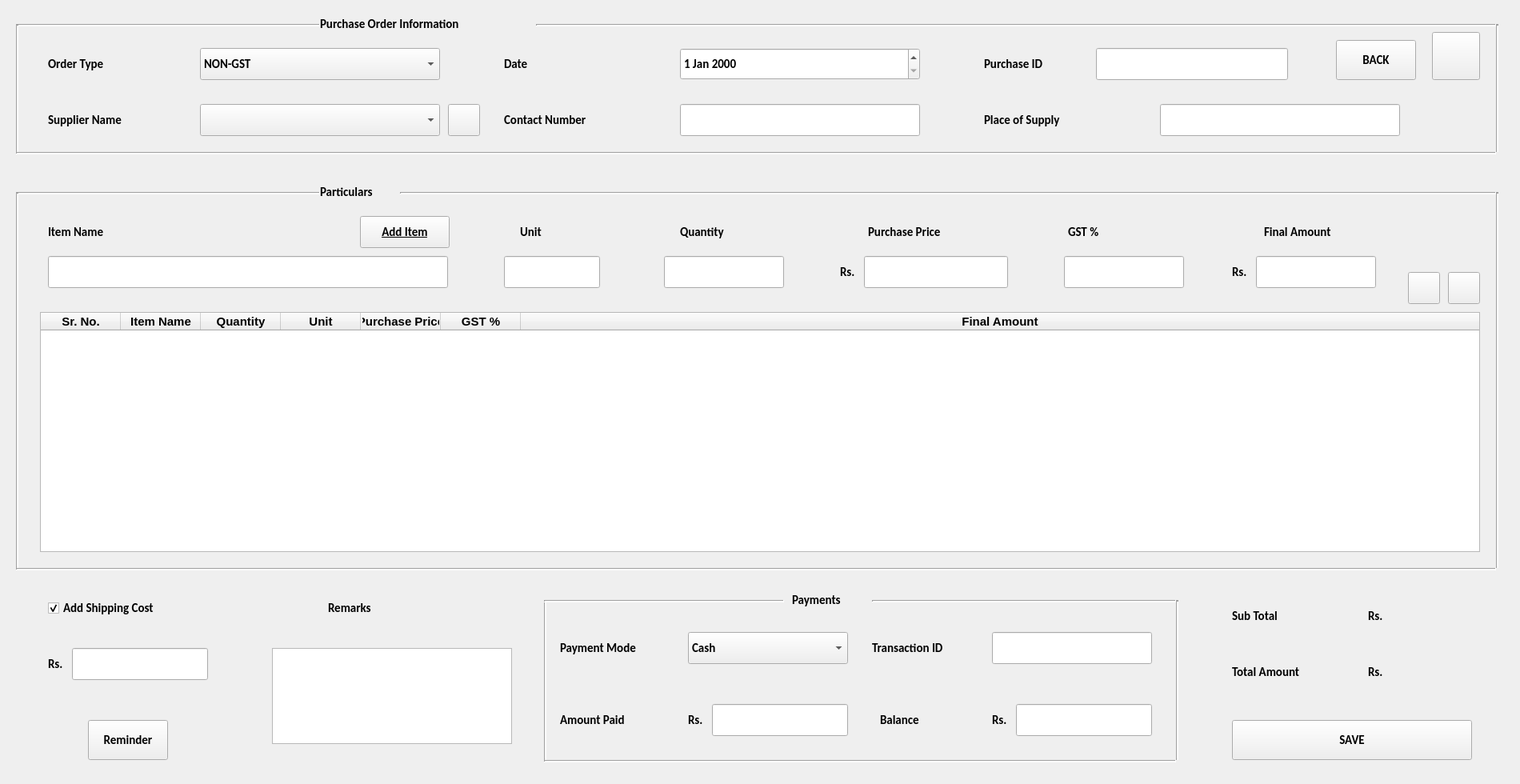
<?xml version="1.0" encoding="UTF-8"?>
<ui version="4.0">
 <class>Form</class>
 <widget class="QWidget" name="Form">
  <property name="geometry">
   <rect>
    <x>0</x>
    <y>0</y>
    <width>1900</width>
    <height>980</height>
   </rect>
  </property>
  <property name="sizePolicy">
   <sizepolicy hsizetype="Preferred" vsizetype="Preferred">
    <horstretch>0</horstretch>
    <verstretch>0</verstretch>
   </sizepolicy>
  </property>
  <property name="font">
   <font>
    <family>Calibri</family>
    <pointsize>11</pointsize>
    <weight>75</weight>
    <bold>true</bold>
   </font>
  </property>
  <property name="windowTitle">
   <string>New Purchases</string>
  </property>
  <widget class="QPushButton" name="homeButton">
   <property name="geometry">
    <rect>
     <x>1790</x>
     <y>40</y>
     <width>60</width>
     <height>60</height>
    </rect>
   </property>
   <property name="font">
    <font>
     <family>News706 BT</family>
     <pointsize>12</pointsize>
     <weight>75</weight>
     <bold>true</bold>
    </font>
   </property>
   <property name="text">
    <string/>
   </property>
   <property name="icon">
    <iconset>
     <normaloff>../Images/20.png</normaloff>../Images/20.png</iconset>
   </property>
   <property name="iconSize">
    <size>
     <width>80</width>
     <height>80</height>
    </size>
   </property>
  </widget>
  <widget class="QLabel" name="label">
   <property name="geometry">
    <rect>
     <x>400</x>
     <y>10</y>
     <width>300</width>
     <height>40</height>
    </rect>
   </property>
   <property name="text">
    <string>Purchase Order Information</string>
   </property>
  </widget>
  <widget class="QLabel" name="label_3">
   <property name="geometry">
    <rect>
     <x>400</x>
     <y>220</y>
     <width>100</width>
     <height>40</height>
    </rect>
   </property>
   <property name="text">
    <string>Particulars</string>
   </property>
  </widget>
  <widget class="QLabel" name="label_4">
   <property name="geometry">
    <rect>
     <x>60</x>
     <y>60</y>
     <width>150</width>
     <height>40</height>
    </rect>
   </property>
   <property name="text">
    <string>Order Type</string>
   </property>
  </widget>
  <widget class="QLabel" name="label_5">
   <property name="geometry">
    <rect>
     <x>60</x>
     <y>130</y>
     <width>150</width>
     <height>40</height>
    </rect>
   </property>
   <property name="text">
    <string>Supplier Name</string>
   </property>
  </widget>
  <widget class="QLabel" name="label_6">
   <property name="geometry">
    <rect>
     <x>630</x>
     <y>130</y>
     <width>200</width>
     <height>40</height>
    </rect>
   </property>
   <property name="text">
    <string>Contact Number</string>
   </property>
  </widget>
  <widget class="QLabel" name="label_7">
   <property name="geometry">
    <rect>
     <x>60</x>
     <y>270</y>
     <width>200</width>
     <height>40</height>
    </rect>
   </property>
   <property name="text">
    <string>Item Name</string>
   </property>
  </widget>
  <widget class="QDateEdit" name="dateEdit">
   <property name="geometry">
    <rect>
     <x>850</x>
     <y>60</y>
     <width>300</width>
     <height>40</height>
    </rect>
   </property>
  </widget>
  <widget class="QLabel" name="label_8">
   <property name="geometry">
    <rect>
     <x>630</x>
     <y>60</y>
     <width>200</width>
     <height>40</height>
    </rect>
   </property>
   <property name="text">
    <string>Date</string>
   </property>
  </widget>
  <widget class="QLabel" name="label_9">
   <property name="geometry">
    <rect>
     <x>1230</x>
     <y>130</y>
     <width>200</width>
     <height>40</height>
    </rect>
   </property>
   <property name="text">
    <string>Place of Supply</string>
   </property>
  </widget>
  <widget class="QLabel" name="label_10">
   <property name="geometry">
    <rect>
     <x>650</x>
     <y>270</y>
     <width>100</width>
     <height>40</height>
    </rect>
   </property>
   <property name="text">
    <string>Unit</string>
   </property>
  </widget>
  <widget class="QLabel" name="label_11">
   <property name="geometry">
    <rect>
     <x>850</x>
     <y>270</y>
     <width>100</width>
     <height>40</height>
    </rect>
   </property>
   <property name="text">
    <string>Quantity</string>
   </property>
  </widget>
  <widget class="QLabel" name="label_12">
   <property name="geometry">
    <rect>
     <x>1085</x>
     <y>270</y>
     <width>150</width>
     <height>40</height>
    </rect>
   </property>
   <property name="text">
    <string>Purchase Price</string>
   </property>
  </widget>
  <widget class="QLabel" name="label_13">
   <property name="geometry">
    <rect>
     <x>1335</x>
     <y>270</y>
     <width>100</width>
     <height>40</height>
    </rect>
   </property>
   <property name="text">
    <string>GST %</string>
   </property>
  </widget>
  <widget class="QLabel" name="label_14">
   <property name="geometry">
    <rect>
     <x>1580</x>
     <y>270</y>
     <width>100</width>
     <height>40</height>
    </rect>
   </property>
   <property name="text">
    <string>Final Amount</string>
   </property>
  </widget>
  <widget class="QCheckBox" name="shipping_CheckBox">
   <property name="geometry">
    <rect>
     <x>60</x>
     <y>740</y>
     <width>250</width>
     <height>40</height>
    </rect>
   </property>
   <property name="text">
    <string>Add Shipping Cost</string>
   </property>
   <property name="checked">
    <bool>true</bool>
   </property>
   <property name="tristate">
    <bool>false</bool>
   </property>
  </widget>
  <widget class="QLabel" name="label_15">
   <property name="geometry">
    <rect>
     <x>700</x>
     <y>790</y>
     <width>150</width>
     <height>40</height>
    </rect>
   </property>
   <property name="text">
    <string>Payment Mode</string>
   </property>
  </widget>
  <widget class="QLabel" name="label_16">
   <property name="geometry">
    <rect>
     <x>1090</x>
     <y>790</y>
     <width>150</width>
     <height>40</height>
    </rect>
   </property>
   <property name="text">
    <string>Transaction ID</string>
   </property>
  </widget>
  <widget class="QLabel" name="label_17">
   <property name="geometry">
    <rect>
     <x>700</x>
     <y>880</y>
     <width>150</width>
     <height>40</height>
    </rect>
   </property>
   <property name="text">
    <string>Amount Paid</string>
   </property>
  </widget>
  <widget class="QLabel" name="label_18">
   <property name="geometry">
    <rect>
     <x>1100</x>
     <y>880</y>
     <width>150</width>
     <height>40</height>
    </rect>
   </property>
   <property name="text">
    <string>Balance</string>
   </property>
  </widget>
  <widget class="QLabel" name="label_19">
   <property name="geometry">
    <rect>
     <x>1540</x>
     <y>750</y>
     <width>100</width>
     <height>40</height>
    </rect>
   </property>
   <property name="text">
    <string>Sub Total</string>
   </property>
  </widget>
  <widget class="QLabel" name="label_20">
   <property name="geometry">
    <rect>
     <x>1540</x>
     <y>820</y>
     <width>130</width>
     <height>40</height>
    </rect>
   </property>
   <property name="text">
    <string>Total Amount</string>
   </property>
  </widget>
  <widget class="QLabel" name="label_21">
   <property name="geometry">
    <rect>
     <x>990</x>
     <y>730</y>
     <width>100</width>
     <height>40</height>
    </rect>
   </property>
   <property name="text">
    <string>Payments</string>
   </property>
  </widget>
  <widget class="Line" name="line">
   <property name="geometry">
    <rect>
     <x>20</x>
     <y>30</y>
     <width>380</width>
     <height>3</height>
    </rect>
   </property>
   <property name="lineWidth">
    <number>2</number>
   </property>
   <property name="orientation">
    <enum>Qt::Horizontal</enum>
   </property>
  </widget>
  <widget class="Line" name="line_2">
   <property name="geometry">
    <rect>
     <x>20</x>
     <y>30</y>
     <width>3</width>
     <height>160</height>
    </rect>
   </property>
   <property name="lineWidth">
    <number>2</number>
   </property>
   <property name="orientation">
    <enum>Qt::Vertical</enum>
   </property>
  </widget>
  <widget class="Line" name="line_3">
   <property name="geometry">
    <rect>
     <x>670</x>
     <y>30</y>
     <width>1200</width>
     <height>3</height>
    </rect>
   </property>
   <property name="font">
    <font>
     <pointsize>11</pointsize>
    </font>
   </property>
   <property name="lineWidth">
    <number>2</number>
   </property>
   <property name="orientation">
    <enum>Qt::Horizontal</enum>
   </property>
  </widget>
  <widget class="Line" name="line_4">
   <property name="geometry">
    <rect>
     <x>1870</x>
     <y>30</y>
     <width>3</width>
     <height>160</height>
    </rect>
   </property>
   <property name="lineWidth">
    <number>2</number>
   </property>
   <property name="orientation">
    <enum>Qt::Vertical</enum>
   </property>
  </widget>
  <widget class="QComboBox" name="orderType_CB">
   <property name="geometry">
    <rect>
     <x>250</x>
     <y>60</y>
     <width>300</width>
     <height>40</height>
    </rect>
   </property>
   <item>
    <property name="text">
     <string>NON-GST</string>
    </property>
   </item>
   <item>
    <property name="text">
     <string>GST</string>
    </property>
   </item>
  </widget>
  <widget class="QComboBox" name="supplier_CB">
   <property name="geometry">
    <rect>
     <x>250</x>
     <y>130</y>
     <width>300</width>
     <height>40</height>
    </rect>
   </property>
  </widget>
  <widget class="Line" name="line_5">
   <property name="geometry">
    <rect>
     <x>20</x>
     <y>190</y>
     <width>1850</width>
     <height>3</height>
    </rect>
   </property>
   <property name="font">
    <font>
     <pointsize>11</pointsize>
    </font>
   </property>
   <property name="lineWidth">
    <number>2</number>
   </property>
   <property name="orientation">
    <enum>Qt::Horizontal</enum>
   </property>
  </widget>
  <widget class="QLineEdit" name="contact_Edit">
   <property name="geometry">
    <rect>
     <x>850</x>
     <y>130</y>
     <width>300</width>
     <height>40</height>
    </rect>
   </property>
  </widget>
  <widget class="QLineEdit" name="place_Edit">
   <property name="geometry">
    <rect>
     <x>1450</x>
     <y>130</y>
     <width>300</width>
     <height>40</height>
    </rect>
   </property>
  </widget>
  <widget class="Line" name="line_6">
   <property name="geometry">
    <rect>
     <x>20</x>
     <y>240</y>
     <width>380</width>
     <height>3</height>
    </rect>
   </property>
   <property name="lineWidth">
    <number>2</number>
   </property>
   <property name="orientation">
    <enum>Qt::Horizontal</enum>
   </property>
  </widget>
  <widget class="Line" name="line_7">
   <property name="geometry">
    <rect>
     <x>20</x>
     <y>240</y>
     <width>3</width>
     <height>470</height>
    </rect>
   </property>
   <property name="lineWidth">
    <number>2</number>
   </property>
   <property name="orientation">
    <enum>Qt::Vertical</enum>
   </property>
  </widget>
  <widget class="Line" name="line_8">
   <property name="geometry">
    <rect>
     <x>500</x>
     <y>240</y>
     <width>1370</width>
     <height>3</height>
    </rect>
   </property>
   <property name="font">
    <font>
     <pointsize>11</pointsize>
    </font>
   </property>
   <property name="lineWidth">
    <number>2</number>
   </property>
   <property name="orientation">
    <enum>Qt::Horizontal</enum>
   </property>
  </widget>
  <widget class="Line" name="line_9">
   <property name="geometry">
    <rect>
     <x>1870</x>
     <y>240</y>
     <width>3</width>
     <height>470</height>
    </rect>
   </property>
   <property name="lineWidth">
    <number>2</number>
   </property>
   <property name="orientation">
    <enum>Qt::Vertical</enum>
   </property>
  </widget>
  <widget class="QLineEdit" name="itemName">
   <property name="geometry">
    <rect>
     <x>60</x>
     <y>320</y>
     <width>500</width>
     <height>40</height>
    </rect>
   </property>
  </widget>
  <widget class="QPushButton" name="addItemButton">
   <property name="geometry">
    <rect>
     <x>450</x>
     <y>270</y>
     <width>112</width>
     <height>40</height>
    </rect>
   </property>
   <property name="font">
    <font>
     <underline>true</underline>
    </font>
   </property>
   <property name="text">
    <string>Add Item</string>
   </property>
  </widget>
  <widget class="QLineEdit" name="unit">
   <property name="geometry">
    <rect>
     <x>630</x>
     <y>320</y>
     <width>120</width>
     <height>40</height>
    </rect>
   </property>
  </widget>
  <widget class="QLineEdit" name="quantity">
   <property name="geometry">
    <rect>
     <x>830</x>
     <y>320</y>
     <width>150</width>
     <height>40</height>
    </rect>
   </property>
  </widget>
  <widget class="QLineEdit" name="purchasePrice">
   <property name="geometry">
    <rect>
     <x>1080</x>
     <y>320</y>
     <width>180</width>
     <height>40</height>
    </rect>
   </property>
  </widget>
  <widget class="QLabel" name="label_2">
   <property name="geometry">
    <rect>
     <x>1050</x>
     <y>320</y>
     <width>30</width>
     <height>40</height>
    </rect>
   </property>
   <property name="text">
    <string>Rs.</string>
   </property>
  </widget>
  <widget class="QLineEdit" name="gst">
   <property name="geometry">
    <rect>
     <x>1330</x>
     <y>320</y>
     <width>150</width>
     <height>40</height>
    </rect>
   </property>
  </widget>
  <widget class="QLineEdit" name="finalAmount">
   <property name="geometry">
    <rect>
     <x>1570</x>
     <y>320</y>
     <width>150</width>
     <height>40</height>
    </rect>
   </property>
  </widget>
  <widget class="QLabel" name="label_22">
   <property name="geometry">
    <rect>
     <x>1540</x>
     <y>320</y>
     <width>30</width>
     <height>40</height>
    </rect>
   </property>
   <property name="text">
    <string>Rs.</string>
   </property>
  </widget>
  <widget class="QPushButton" name="deleteItem">
   <property name="geometry">
    <rect>
     <x>1810</x>
     <y>340</y>
     <width>40</width>
     <height>40</height>
    </rect>
   </property>
   <property name="text">
    <string/>
   </property>
  </widget>
  <widget class="QTableWidget" name="table">
   <property name="geometry">
    <rect>
     <x>50</x>
     <y>390</y>
     <width>1800</width>
     <height>300</height>
    </rect>
   </property>
   <property name="font">
    <font>
     <family>Arial</family>
     <pointsize>11</pointsize>
     <weight>75</weight>
     <bold>true</bold>
    </font>
   </property>
   <attribute name="horizontalHeaderShowSortIndicator" stdset="0">
    <bool>true</bool>
   </attribute>
   <attribute name="horizontalHeaderStretchLastSection">
    <bool>true</bool>
   </attribute>
   <column>
    <property name="text">
     <string>Sr. No.</string>
    </property>
   </column>
   <column>
    <property name="text">
     <string>Item Name</string>
    </property>
   </column>
   <column>
    <property name="text">
     <string>Quantity</string>
    </property>
   </column>
   <column>
    <property name="text">
     <string>Unit</string>
    </property>
   </column>
   <column>
    <property name="text">
     <string>Purchase Price</string>
    </property>
   </column>
   <column>
    <property name="text">
     <string>GST %</string>
    </property>
   </column>
   <column>
    <property name="text">
     <string>Final Amount</string>
    </property>
   </column>
  </widget>
  <widget class="Line" name="line_10">
   <property name="geometry">
    <rect>
     <x>20</x>
     <y>710</y>
     <width>1850</width>
     <height>3</height>
    </rect>
   </property>
   <property name="font">
    <font>
     <pointsize>11</pointsize>
    </font>
   </property>
   <property name="lineWidth">
    <number>2</number>
   </property>
   <property name="orientation">
    <enum>Qt::Horizontal</enum>
   </property>
  </widget>
  <widget class="QLineEdit" name="shipAmount_Edit">
   <property name="geometry">
    <rect>
     <x>90</x>
     <y>810</y>
     <width>170</width>
     <height>40</height>
    </rect>
   </property>
  </widget>
  <widget class="QLabel" name="label_23">
   <property name="geometry">
    <rect>
     <x>60</x>
     <y>810</y>
     <width>30</width>
     <height>40</height>
    </rect>
   </property>
   <property name="text">
    <string>Rs.</string>
   </property>
  </widget>
  <widget class="QPushButton" name="reminderButton">
   <property name="geometry">
    <rect>
     <x>110</x>
     <y>900</y>
     <width>100</width>
     <height>50</height>
    </rect>
   </property>
   <property name="text">
    <string>Reminder</string>
   </property>
  </widget>
  <widget class="QPushButton" name="saveButton">
   <property name="geometry">
    <rect>
     <x>1540</x>
     <y>900</y>
     <width>300</width>
     <height>50</height>
    </rect>
   </property>
   <property name="text">
    <string>SAVE</string>
   </property>
  </widget>
  <widget class="QLabel" name="label_24">
   <property name="geometry">
    <rect>
     <x>1710</x>
     <y>750</y>
     <width>30</width>
     <height>40</height>
    </rect>
   </property>
   <property name="text">
    <string>Rs.</string>
   </property>
  </widget>
  <widget class="QLabel" name="label_25">
   <property name="geometry">
    <rect>
     <x>1710</x>
     <y>820</y>
     <width>30</width>
     <height>40</height>
    </rect>
   </property>
   <property name="text">
    <string>Rs.</string>
   </property>
  </widget>
  <widget class="QLabel" name="subAmount_label">
   <property name="geometry">
    <rect>
     <x>1750</x>
     <y>750</y>
     <width>100</width>
     <height>40</height>
    </rect>
   </property>
   <property name="text">
    <string></string>
   </property>
  </widget>
  <widget class="QLabel" name="tamount_label">
   <property name="geometry">
    <rect>
     <x>1750</x>
     <y>820</y>
     <width>100</width>
     <height>40</height>
    </rect>
   </property>
   <property name="text">
    <string></string>
   </property>
  </widget>
  <widget class="QLabel" name="label_28">
   <property name="geometry">
    <rect>
     <x>860</x>
     <y>880</y>
     <width>30</width>
     <height>40</height>
    </rect>
   </property>
   <property name="text">
    <string>Rs.</string>
   </property>
  </widget>
  <widget class="QLineEdit" name="amountPaid_Edit">
   <property name="geometry">
    <rect>
     <x>890</x>
     <y>880</y>
     <width>170</width>
     <height>40</height>
    </rect>
   </property>
  </widget>
  <widget class="QLabel" name="label_29">
   <property name="geometry">
    <rect>
     <x>1240</x>
     <y>880</y>
     <width>30</width>
     <height>40</height>
    </rect>
   </property>
   <property name="text">
    <string>Rs.</string>
   </property>
  </widget>
  <widget class="QLineEdit" name="balance_Edit">
   <property name="geometry">
    <rect>
     <x>1270</x>
     <y>880</y>
     <width>170</width>
     <height>40</height>
    </rect>
   </property>
  </widget>
  <widget class="QComboBox" name="paymode_CB">
   <property name="geometry">
    <rect>
     <x>860</x>
     <y>790</y>
     <width>200</width>
     <height>40</height>
    </rect>
   </property>
   <item>
    <property name="text">
     <string>Cash</string>
    </property>
   </item>
   <item>
    <property name="text">
     <string>Cheque</string>
    </property>
   </item>
   <item>
    <property name="text">
     <string>Online</string>
    </property>
   </item>
   <item>
    <property name="text">
     <string>Bank Transfer</string>
    </property>
   </item>
  </widget>
  <widget class="QLineEdit" name="transactionId_Edit">
   <property name="geometry">
    <rect>
     <x>1240</x>
     <y>790</y>
     <width>200</width>
     <height>40</height>
    </rect>
   </property>
  </widget>
  <widget class="Line" name="line_11">
   <property name="geometry">
    <rect>
     <x>1470</x>
     <y>750</y>
     <width>3</width>
     <height>200</height>
    </rect>
   </property>
   <property name="lineWidth">
    <number>2</number>
   </property>
   <property name="orientation">
    <enum>Qt::Vertical</enum>
   </property>
  </widget>
  <widget class="Line" name="line_12">
   <property name="geometry">
    <rect>
     <x>680</x>
     <y>750</y>
     <width>3</width>
     <height>200</height>
    </rect>
   </property>
   <property name="lineWidth">
    <number>2</number>
   </property>
   <property name="orientation">
    <enum>Qt::Vertical</enum>
   </property>
  </widget>
  <widget class="Line" name="line_13">
   <property name="geometry">
    <rect>
     <x>1090</x>
     <y>750</y>
     <width>380</width>
     <height>3</height>
    </rect>
   </property>
   <property name="lineWidth">
    <number>2</number>
   </property>
   <property name="orientation">
    <enum>Qt::Horizontal</enum>
   </property>
  </widget>
  <widget class="Line" name="line_14">
   <property name="geometry">
    <rect>
     <x>680</x>
     <y>750</y>
     <width>300</width>
     <height>3</height>
    </rect>
   </property>
   <property name="lineWidth">
    <number>2</number>
   </property>
   <property name="orientation">
    <enum>Qt::Horizontal</enum>
   </property>
  </widget>
  <widget class="Line" name="line_15">
   <property name="geometry">
    <rect>
     <x>680</x>
     <y>950</y>
     <width>790</width>
     <height>3</height>
    </rect>
   </property>
   <property name="lineWidth">
    <number>2</number>
   </property>
   <property name="orientation">
    <enum>Qt::Horizontal</enum>
   </property>
  </widget>
  <widget class="QLabel" name="label_30">
   <property name="geometry">
    <rect>
     <x>410</x>
     <y>740</y>
     <width>150</width>
     <height>40</height>
    </rect>
   </property>
   <property name="text">
    <string>Remarks</string>
   </property>
  </widget>
  <widget class="QTextEdit" name="remarksTextEdit">
   <property name="geometry">
    <rect>
     <x>340</x>
     <y>810</y>
     <width>300</width>
     <height>120</height>
    </rect>
   </property>
  </widget>
  <widget class="QPushButton" name="backButton">
   <property name="geometry">
    <rect>
     <x>1670</x>
     <y>50</y>
     <width>100</width>
     <height>50</height>
    </rect>
   </property>
   <property name="text">
    <string>BACK</string>
   </property>
  </widget>
  <widget class="QLabel" name="label_26">
   <property name="geometry">
    <rect>
     <x>1230</x>
     <y>60</y>
     <width>125</width>
     <height>40</height>
    </rect>
   </property>
   <property name="text">
    <string>Purchase ID</string>
   </property>
  </widget>
  <widget class="QLineEdit" name="purchaseId">
   <property name="geometry">
    <rect>
     <x>1370</x>
     <y>60</y>
     <width>240</width>
     <height>40</height>
    </rect>
   </property>
  </widget>
  <widget class="QPushButton" name="addItem">
   <property name="geometry">
    <rect>
     <x>1760</x>
     <y>340</y>
     <width>40</width>
     <height>40</height>
    </rect>
   </property>
   <property name="text">
    <string/>
   </property>
  </widget>
  <widget class="QPushButton" name="addSupplier">
   <property name="geometry">
    <rect>
     <x>560</x>
     <y>130</y>
     <width>40</width>
     <height>40</height>
    </rect>
   </property>
   <property name="text">
    <string/>
   </property>
  </widget>
 </widget>
 <resources/>
 <connections/>
</ui>
